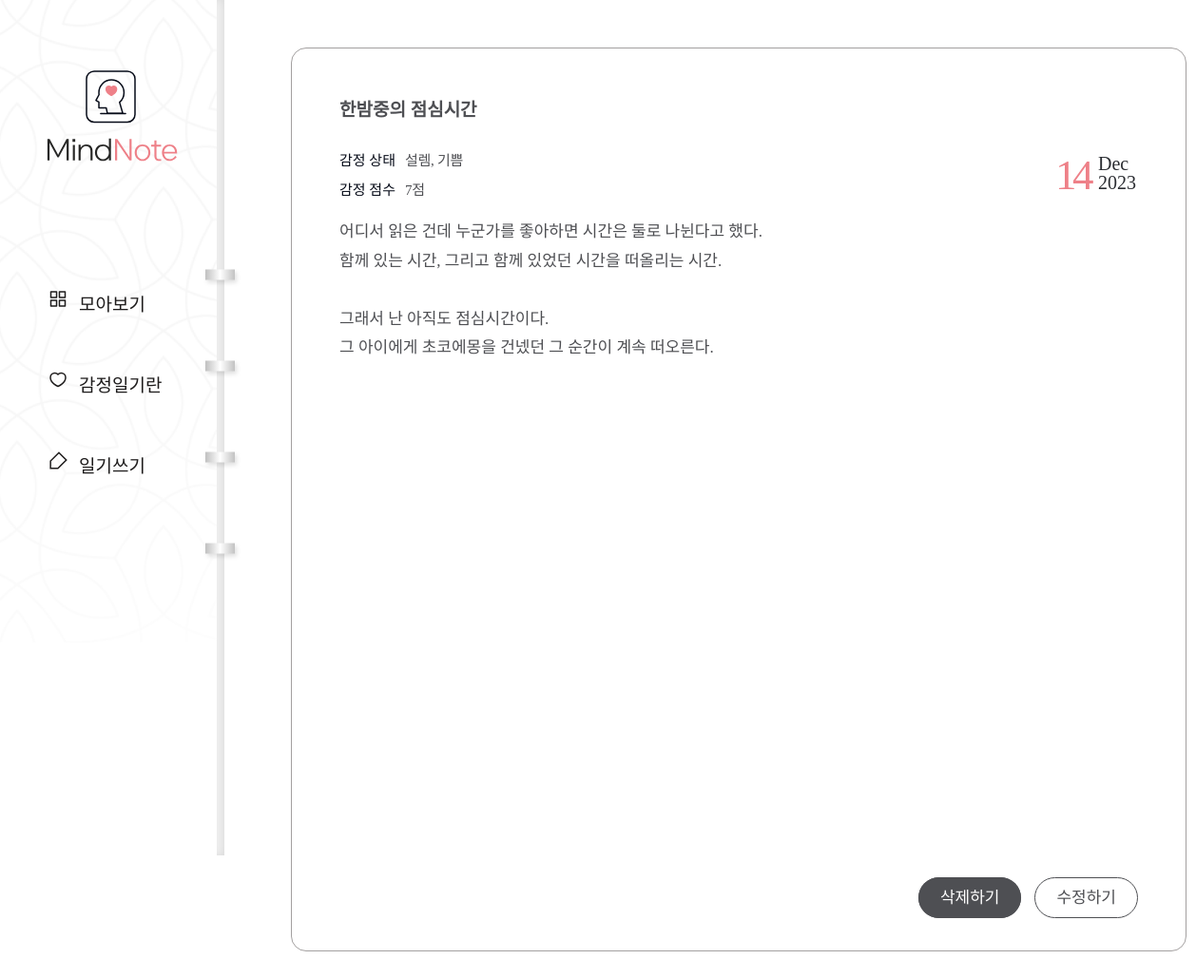
Page /diary/page/2/ on the committed database.
### diary/models.py (models this page shows, shortened)
class Page(models.Model):
    title = models.CharField(max_length=100, validators=[validate_no_hash])
    content = models.TextField(validators=[validate_no_hash])
    feeling = models.CharField(max_length=80, validators=[validate_no_hash, validate_no_numbers])
    score = models.IntegerField(validators=[validate_score])
    dt_created = models.DateField()

### diary/views.py (the view)
# urls.py: path('diary/page/<int:pk>/', views.PageDetailView.as_view(), name='page-detail'),
class PageDetailView(DetailView):
    model = Page

### diary/templates/diary/page_detail.html
{% extends './base.html' %}
{% block content %}
<div class="wrap-notetext">
    <div class="notetext">
        <div class="text-box">
            <h2>{{object.title}}</h2>
            <div class="state">
                <p>감정 상태</p>
                <span>{{object.feeling}}</span>
            </div>
            <div class="score">
                <p>감정 점수</p>
                <span>{{object.score}}점</span>
            </div>
            <div class="date">
                <span>{{object.dt_created|date:"d"}}</span>
                <div class="month-year">
                    <p class="month">{{object.dt_created|date:"M"}}</p>
                    <p class="year">{{object.dt_created|date:"Y"}}</p>
                </div>
            </div>
            <div class="detail">{{object.content|linebreaksbr}}</div>
            <div class="notetext-btn">
                <ul>
                    <li><a href="{% url 'page-delete' object.id %}">삭제하기</a></li>
                    <li><a href="{% url 'page-update' object.id %}">수정하기</a></li>
                </ul>
            </div>
        </div>
    </div>
</div>
{% endblock content %}

### diary/static/diary/css/styles.css (style rules this page uses)
h1,h2,h3,p,a,ul,li { margin: 0; padding: 0; font-family: 'NanumSquare'; list-style: none; text-decoration: none; outline: none; }
html { position: relative; min-height: 100%; margin: 0; }
body { margin: 0; padding: 0; -webkit-font-smoothing: antialiased; -moz-osx-font-smoothing: auto; }
.wrap-notetext { padding-left: 236px; padding-top: 50px; padding-bottom: 150px; }
.notetext { margin: 0 70px; }
.text-box { position: relative; width: 840px; height: 100%; min-height: 800px; max-height: 1040px; margin: 0 auto; padding: 49px 50px 100px; border-radius: 16px; border: solid 1px #a3a0a0; background-color: #ffffff; }
.text-box h2 { padding-bottom: 30px; font-family: 'NanumBarunpen'; color: #4e4f53; font-size: 19px; font-weight: bold; }
.text-box .state p { display: inline-block; font-family: 'NanumSquare'; color: #060b18; font-size: 15px; }
.text-box .state span { padding-left: 6px; font-family: 'NanumBarunpen'; color: #4e4f53; font-size: 15px; letter-spacing: -0.29px; }
.text-box .score { padding: 10px 0 20px; }
.text-box .score p { display: inline-block; font-family: 'NanumSquare'; color: #060b18; font-size: 15px; }
.text-box .score span { padding-left: 6px; font-family: 'NanumBarunpen'; color: #4e4f53; font-size: 15px; letter-spacing: -0.29px; }
.text-box .date { overflow: hidden; position: absolute; top: 107px; right: 52px; }
.text-box .date span { float: left; font-family: 'NanumSquare'; color: #ee8088; font-size: 45px; letter-spacing: -4.47px; }
.text-box .date .month-year { float: left; padding: 4px 0 0 9px; }
.text-box .date p { font-family: 'NanumSquare'; color: #2b2d32; font-size: 20px; text-align: left; text-transform: capitalize; line-height: 1; }
.text-box .detail { overflow-y: scroll; max-height: 800px; font-family: 'NanumBarunpen'; color: #4e4f53; font-size: 17px; line-height: 1.8; }
.text-box .notetext-btn { position: absolute; right: 50px; bottom: 45px; }
.text-box .notetext-btn li { display: inline-block; }
.text-box .notetext-btn li a { padding: 11px 22px; font-family: 'NanumSquare'; color: #fff; font-size: 17px; background-color: #4e4f53; border: solid 1px #4e4f53; border-radius: 22.5px; }
.text-box .notetext-btn li:last-child a { margin-left: 10px; color: #4e4f53; background-color: transparent; }

### rows in the picture
Page: title "한밤중의 점심시간", feeling "설렘, 기쁨", score "7", dt_created "14", dt_created "Dec", dt_created "2023", content "어디서 읽은 건데 누군가를 좋아하면 시간은 둘로 나뉜다고 했다. 함께 있는 시간, 그리고 함께 있었던 시간을 떠올리는 시간. 그래서 난 아직도 점심시간이다. 그 아이에게 초코에몽을 건넸던 그 순간이 계속 떠오른다."
